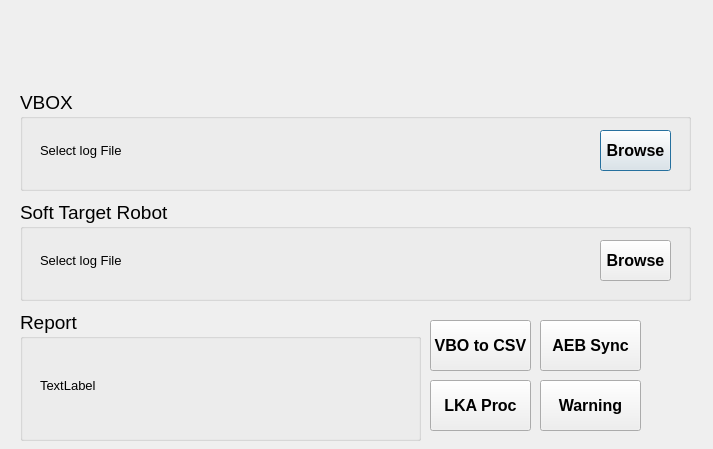
<?xml version="1.0" encoding="UTF-8"?>
<ui version="4.0">
 <class>Dialog</class>
 <widget class="QDialog" name="Dialog">
  <property name="geometry">
   <rect>
    <x>0</x>
    <y>0</y>
    <width>713</width>
    <height>449</height>
   </rect>
  </property>
  <property name="windowTitle">
   <string>Dialog</string>
  </property>
  <widget class="QLabel" name="logo">
   <property name="geometry">
    <rect>
     <x>0</x>
     <y>0</y>
     <width>731</width>
     <height>81</height>
    </rect>
   </property>
   <property name="text">
    <string/>
   </property>
   <property name="pixmap">
    <pixmap>../../../Pictures/logo.jpg</pixmap>
   </property>
   <property name="scaledContents">
    <bool>true</bool>
   </property>
  </widget>
  <widget class="QGroupBox" name="vbo">
   <property name="geometry">
    <rect>
     <x>20</x>
     <y>90</y>
     <width>671</width>
     <height>101</height>
    </rect>
   </property>
   <property name="font">
    <font>
     <pointsize>14</pointsize>
    </font>
   </property>
   <property name="title">
    <string>VBOX </string>
   </property>
   <widget class="QLabel" name="vbo_pwd">
    <property name="geometry">
     <rect>
      <x>20</x>
      <y>40</y>
      <width>541</width>
      <height>41</height>
     </rect>
    </property>
    <property name="font">
     <font>
      <pointsize>10</pointsize>
     </font>
    </property>
    <property name="text">
     <string>Select log File</string>
    </property>
   </widget>
   <widget class="QPushButton" name="browse_vbo_but">
    <property name="geometry">
     <rect>
      <x>580</x>
      <y>40</y>
      <width>71</width>
      <height>41</height>
     </rect>
    </property>
    <property name="font">
     <font>
      <pointsize>12</pointsize>
      <weight>75</weight>
      <bold>true</bold>
     </font>
    </property>
    <property name="text">
     <string>Browse</string>
    </property>
   </widget>
  </widget>
  <widget class="QGroupBox" name="str">
   <property name="geometry">
    <rect>
     <x>20</x>
     <y>200</y>
     <width>671</width>
     <height>101</height>
    </rect>
   </property>
   <property name="font">
    <font>
     <pointsize>14</pointsize>
    </font>
   </property>
   <property name="title">
    <string>Soft Target Robot</string>
   </property>
   <widget class="QLabel" name="str_pwd">
    <property name="geometry">
     <rect>
      <x>20</x>
      <y>40</y>
      <width>531</width>
      <height>41</height>
     </rect>
    </property>
    <property name="font">
     <font>
      <pointsize>10</pointsize>
     </font>
    </property>
    <property name="text">
     <string>Select log File</string>
    </property>
   </widget>
   <widget class="QPushButton" name="browse_str_but">
    <property name="geometry">
     <rect>
      <x>580</x>
      <y>40</y>
      <width>71</width>
      <height>41</height>
     </rect>
    </property>
    <property name="font">
     <font>
      <pointsize>12</pointsize>
      <weight>75</weight>
      <bold>true</bold>
     </font>
    </property>
    <property name="text">
     <string>Browse</string>
    </property>
   </widget>
  </widget>
  <widget class="QGroupBox" name="report">
   <property name="geometry">
    <rect>
     <x>20</x>
     <y>310</y>
     <width>401</width>
     <height>131</height>
    </rect>
   </property>
   <property name="font">
    <font>
     <pointsize>14</pointsize>
    </font>
   </property>
   <property name="title">
    <string>Report</string>
   </property>
   <widget class="QLabel" name="report_label">
    <property name="geometry">
     <rect>
      <x>20</x>
      <y>30</y>
      <width>361</width>
      <height>91</height>
     </rect>
    </property>
    <property name="font">
     <font>
      <pointsize>10</pointsize>
     </font>
    </property>
    <property name="text">
     <string>TextLabel</string>
    </property>
   </widget>
  </widget>
  <widget class="QPushButton" name="process_but">
   <property name="geometry">
    <rect>
     <x>540</x>
     <y>320</y>
     <width>101</width>
     <height>51</height>
    </rect>
   </property>
   <property name="font">
    <font>
     <pointsize>12</pointsize>
     <weight>75</weight>
     <bold>true</bold>
    </font>
   </property>
   <property name="text">
    <string>AEB Sync</string>
   </property>
  </widget>
  <widget class="QPushButton" name="conv_but">
   <property name="geometry">
    <rect>
     <x>430</x>
     <y>320</y>
     <width>101</width>
     <height>51</height>
    </rect>
   </property>
   <property name="font">
    <font>
     <pointsize>12</pointsize>
     <weight>75</weight>
     <bold>true</bold>
    </font>
   </property>
   <property name="text">
    <string>VBO to CSV</string>
   </property>
  </widget>
  <widget class="QPushButton" name="lka_but">
   <property name="geometry">
    <rect>
     <x>430</x>
     <y>380</y>
     <width>101</width>
     <height>51</height>
    </rect>
   </property>
   <property name="font">
    <font>
     <pointsize>12</pointsize>
     <weight>75</weight>
     <bold>true</bold>
    </font>
   </property>
   <property name="text">
    <string>LKA Proc</string>
   </property>
  </widget>
  <widget class="QPushButton" name="warn_but">
   <property name="geometry">
    <rect>
     <x>540</x>
     <y>380</y>
     <width>101</width>
     <height>51</height>
    </rect>
   </property>
   <property name="font">
    <font>
     <pointsize>12</pointsize>
     <weight>75</weight>
     <bold>true</bold>
    </font>
   </property>
   <property name="text">
    <string>Warning</string>
   </property>
  </widget>
 </widget>
 <resources/>
 <connections/>
</ui>
